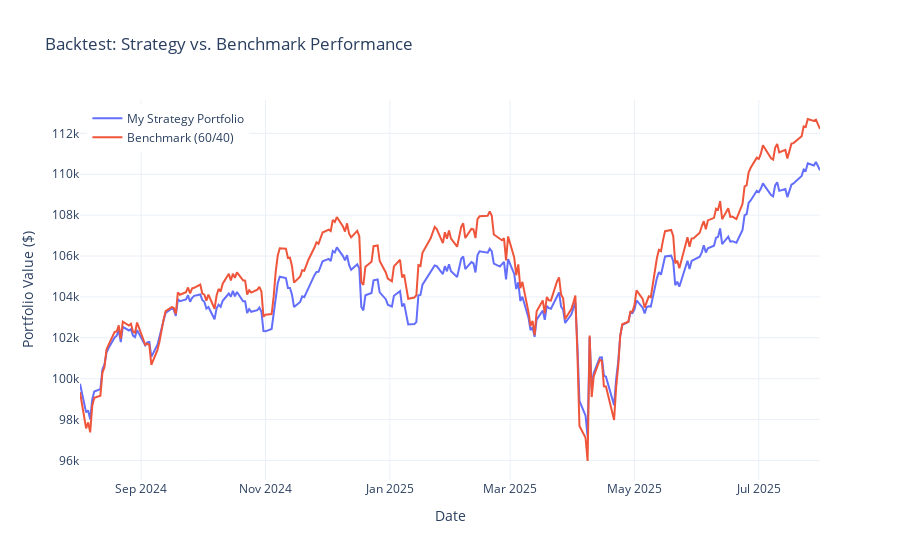

The cell this chart's notebook holds for it:
### Code cell
from src import backtester as bt # Import your new module

# Cell 2: Load Prerequisites
# This assumes 'prices' (historical prices DataFrame with 'TSLA', 'SPY', 'BND') 
# and 'cleaned_weights_sharpe' (your strategy weights) are already loaded.

# --- 1. Define Backtesting Parameters ---
# This assumes 'prices' and 'cleaned_weights_sharpe' are available from Task 4.

# Define the backtesting period [cite: 155]
backtest_start_date = '2024-08-01'
backtest_end_date = '2025-07-31'

# Define the benchmark portfolio weights [cite: 156]
benchmark_weights = {'SPY': 0.60, 'BND': 0.40, 'TSLA': 0.0}

# Define your model-driven strategy weights from Task 4 [cite: 158]
strategy_weights = cleaned_weights_sharpe

# Define an initial investment amount for the simulation
initial_investment = 100000

# Cell 4: Run the Backtest Simulation
strategy_val, benchmark_val, strategy_ret, benchmark_ret = bt.run_backtest(
    prices=prices,
    strategy_weights=strategy_weights,
    benchmark_weights=benchmark_weights,
    start_date=backtest_start_date,
    end_date=backtest_end_date,
    initial_investment=initial_investment
)

# [cite_start]Cell 5: Calculate and Display Performance Metrics [cite: 232]
strategy_metrics = bt.calculate_performance_metrics(strategy_ret)
benchmark_metrics = bt.calculate_performance_metrics(benchmark_ret)

summary_df = pd.DataFrame({'My Strategy': strategy_metrics, 'Benchmark (60/40)': benchmark_metrics})
print(summary_df)

# Cell 6: Visualize the Results
bt.plot_backtest_results(strategy_val, benchmark_val)

# [cite_start]Cell 7 (Markdown): Final Conclusion [cite: 233]
# Based on the summary table and plot, write your final conclusion on whether
# the strategy outperformed the benchmark and what it suggests about the
# [cite_start]viability of your model-driven approach. [cite: 234]

### Figure 1 — Plotly figure (JSON) as saved in the notebook; plotly's stock layout.template omitted (floating-point values rounded to 4 significant figures; data arrays with more than 128 entries replaced by an {"elided": "..."} marker saying what was removed)
{"data": [{"mode": "lines", "name": "My Strategy Portfolio", "type": "scatter", "x": {"elided": "249 str values"}, "y": {"elided": "249 float values"}}, {"mode": "lines", "name": "Benchmark (60/40)", "type": "scatter", "x": {"elided": "249 str values"}, "y": {"elided": "249 float values"}}], "layout": {"legend": {"x": 0.01, "y": 0.99}, "title": {"text": "Backtest: Strategy vs. Benchmark Performance"}, "xaxis": {"title": {"text": "Date"}}, "yaxis": {"title": {"text": "Portfolio Value ($)"}}}}
